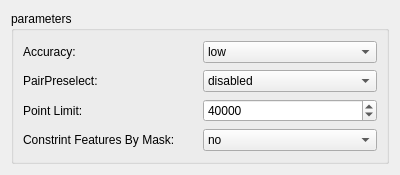
<?xml version="1.0" encoding="UTF-8"?>
<ui version="4.0">
 <class>Dialog_bbRenderBox_Params_Align</class>
 <widget class="QDialog" name="Dialog_bbRenderBox_Params_Align">
  <property name="geometry">
   <rect>
    <x>0</x>
    <y>0</y>
    <width>400</width>
    <height>175</height>
   </rect>
  </property>
  <property name="sizePolicy">
   <sizepolicy hsizetype="Preferred" vsizetype="Preferred">
    <horstretch>0</horstretch>
    <verstretch>0</verstretch>
   </sizepolicy>
  </property>
  <property name="maximumSize">
   <size>
    <width>16777215</width>
    <height>175</height>
   </size>
  </property>
  <property name="windowTitle">
   <string>Align Parameters</string>
  </property>
  <layout class="QVBoxLayout" name="verticalLayout">
   <item>
    <widget class="QGroupBox" name="groupBox">
     <property name="title">
      <string>parameters</string>
     </property>
     <layout class="QGridLayout" name="gridLayout">
      <item row="0" column="0">
       <widget class="QLabel" name="label">
        <property name="text">
         <string>Accuracy:</string>
        </property>
       </widget>
      </item>
      <item row="0" column="1">
       <widget class="QComboBox" name="comboBox_accuracy">
        <item>
         <property name="text">
          <string>low</string>
         </property>
        </item>
        <item>
         <property name="text">
          <string>medium</string>
         </property>
        </item>
        <item>
         <property name="text">
          <string>high</string>
         </property>
        </item>
       </widget>
      </item>
      <item row="1" column="0">
       <widget class="QLabel" name="label_2">
        <property name="text">
         <string>PairPreselect:</string>
        </property>
       </widget>
      </item>
      <item row="1" column="1">
       <widget class="QComboBox" name="comboBox_pairps">
        <item>
         <property name="text">
          <string>disabled</string>
         </property>
        </item>
        <item>
         <property name="text">
          <string>generic</string>
         </property>
        </item>
        <item>
         <property name="text">
          <string>ground control</string>
         </property>
        </item>
       </widget>
      </item>
      <item row="2" column="0">
       <widget class="QLabel" name="label_3">
        <property name="text">
         <string>Point Limit:</string>
        </property>
       </widget>
      </item>
      <item row="2" column="1">
       <widget class="QSpinBox" name="spinBox_pointlimit">
        <property name="minimum">
         <number>50</number>
        </property>
        <property name="maximum">
         <number>10000000</number>
        </property>
        <property name="value">
         <number>40000</number>
        </property>
       </widget>
      </item>
      <item row="3" column="0">
       <widget class="QLabel" name="label_4">
        <property name="text">
         <string>Constrint Features By Mask:</string>
        </property>
       </widget>
      </item>
      <item row="3" column="1">
       <widget class="QComboBox" name="comboBox_consbymask">
        <item>
         <property name="text">
          <string>no</string>
         </property>
        </item>
        <item>
         <property name="text">
          <string>yes</string>
         </property>
        </item>
       </widget>
      </item>
     </layout>
    </widget>
   </item>
  </layout>
 </widget>
 <resources/>
 <connections/>
</ui>
